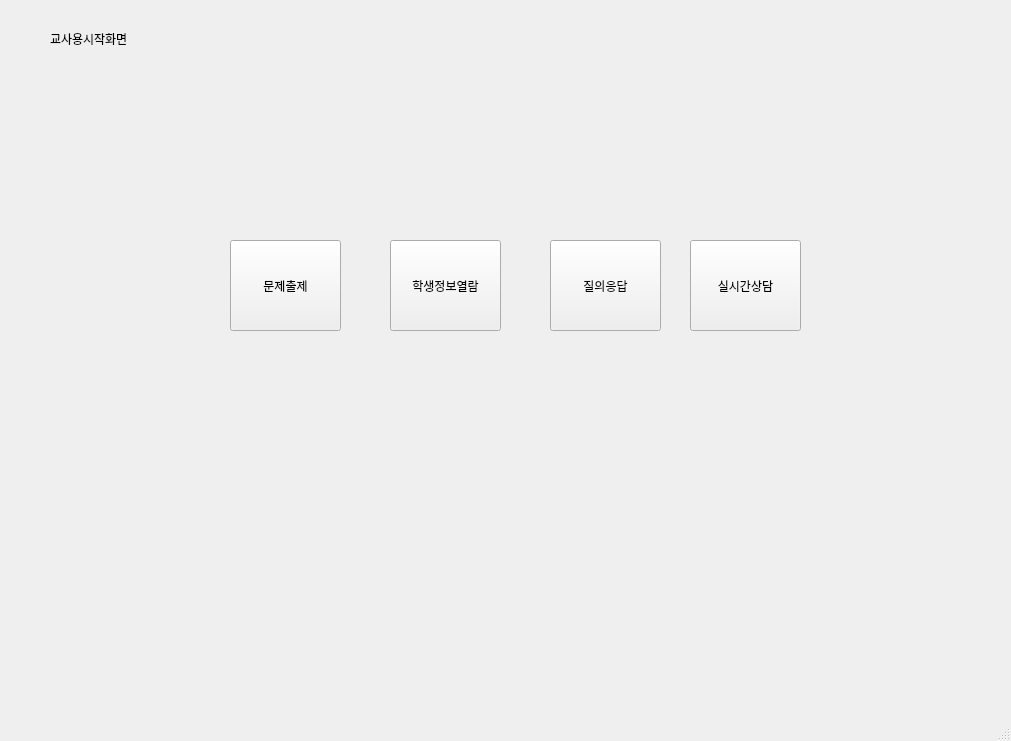
<?xml version="1.0" encoding="UTF-8"?>
<ui version="4.0">
 <class>MainWindow</class>
 <widget class="QMainWindow" name="MainWindow">
  <property name="geometry">
   <rect>
    <x>0</x>
    <y>0</y>
    <width>1011</width>
    <height>741</height>
   </rect>
  </property>
  <property name="windowTitle">
   <string>MainWindow</string>
  </property>
  <widget class="QWidget" name="centralwidget">
   <widget class="QStackedWidget" name="stackedWidget">
    <property name="geometry">
     <rect>
      <x>30</x>
      <y>20</y>
      <width>941</width>
      <height>641</height>
     </rect>
    </property>
    <property name="currentIndex">
     <number>0</number>
    </property>
    <widget class="QWidget" name="start_page">
     <widget class="QLabel" name="start_page_label">
      <property name="geometry">
       <rect>
        <x>20</x>
        <y>10</y>
        <width>101</width>
        <height>17</height>
       </rect>
      </property>
      <property name="text">
       <string>교사용시작화면</string>
      </property>
     </widget>
     <widget class="QPushButton" name="q_upload_btn">
      <property name="geometry">
       <rect>
        <x>200</x>
        <y>220</y>
        <width>111</width>
        <height>91</height>
       </rect>
      </property>
      <property name="text">
       <string>문제출제</string>
      </property>
     </widget>
     <widget class="QPushButton" name="s_info_btn">
      <property name="geometry">
       <rect>
        <x>360</x>
        <y>220</y>
        <width>111</width>
        <height>91</height>
       </rect>
      </property>
      <property name="text">
       <string>학생정보열람</string>
      </property>
     </widget>
     <widget class="QPushButton" name="qna_btn">
      <property name="geometry">
       <rect>
        <x>520</x>
        <y>220</y>
        <width>111</width>
        <height>91</height>
       </rect>
      </property>
      <property name="text">
       <string>질의응답</string>
      </property>
     </widget>
     <widget class="QPushButton" name="chat_btn">
      <property name="geometry">
       <rect>
        <x>660</x>
        <y>220</y>
        <width>111</width>
        <height>91</height>
       </rect>
      </property>
      <property name="text">
       <string>실시간상담</string>
      </property>
     </widget>
    </widget>
    <widget class="QWidget" name="q_upload_page">
     <widget class="QLabel" name="q_upload_label">
      <property name="geometry">
       <rect>
        <x>10</x>
        <y>10</y>
        <width>91</width>
        <height>17</height>
       </rect>
      </property>
      <property name="text">
       <string>문제출제화면</string>
      </property>
     </widget>
     <widget class="QPushButton" name="upload_back_btn">
      <property name="geometry">
       <rect>
        <x>800</x>
        <y>590</y>
        <width>101</width>
        <height>41</height>
       </rect>
      </property>
      <property name="text">
       <string>뒤로가기</string>
      </property>
     </widget>
     <widget class="QListWidget" name="q_list">
      <property name="geometry">
       <rect>
        <x>20</x>
        <y>60</y>
        <width>681</width>
        <height>451</height>
       </rect>
      </property>
     </widget>
     <widget class="QLineEdit" name="q_upload">
      <property name="geometry">
       <rect>
        <x>20</x>
        <y>520</y>
        <width>681</width>
        <height>41</height>
       </rect>
      </property>
     </widget>
    </widget>
    <widget class="QWidget" name="s_info_page">
     <widget class="QLabel" name="s_info_label">
      <property name="geometry">
       <rect>
        <x>10</x>
        <y>10</y>
        <width>91</width>
        <height>17</height>
       </rect>
      </property>
      <property name="text">
       <string>학생정보열람</string>
      </property>
     </widget>
     <widget class="QTextBrowser" name="s_info_browser">
      <property name="geometry">
       <rect>
        <x>30</x>
        <y>70</y>
        <width>681</width>
        <height>441</height>
       </rect>
      </property>
     </widget>
     <widget class="QPushButton" name="info_back_btn">
      <property name="geometry">
       <rect>
        <x>800</x>
        <y>590</y>
        <width>101</width>
        <height>41</height>
       </rect>
      </property>
      <property name="text">
       <string>뒤로가기</string>
      </property>
     </widget>
     <widget class="QLineEdit" name="s_info_inputname">
      <property name="geometry">
       <rect>
        <x>30</x>
        <y>530</y>
        <width>681</width>
        <height>41</height>
       </rect>
      </property>
     </widget>
    </widget>
    <widget class="QWidget" name="qna_page">
     <widget class="QLabel" name="qna_label">
      <property name="geometry">
       <rect>
        <x>10</x>
        <y>10</y>
        <width>91</width>
        <height>21</height>
       </rect>
      </property>
      <property name="text">
       <string>Q&amp;A 게시판</string>
      </property>
     </widget>
     <widget class="QTableWidget" name="qna_list">
      <property name="geometry">
       <rect>
        <x>20</x>
        <y>50</y>
        <width>884</width>
        <height>531</height>
       </rect>
      </property>
      <property name="minimumSize">
       <size>
        <width>884</width>
        <height>531</height>
       </size>
      </property>
      <property name="maximumSize">
       <size>
        <width>884</width>
        <height>16777215</height>
       </size>
      </property>
      <row>
       <property name="text">
        <string>1</string>
       </property>
      </row>
      <row>
       <property name="text">
        <string>2</string>
       </property>
      </row>
      <row>
       <property name="text">
        <string>3</string>
       </property>
      </row>
      <row>
       <property name="text">
        <string>4</string>
       </property>
      </row>
      <row>
       <property name="text">
        <string>5</string>
       </property>
      </row>
      <row>
       <property name="text">
        <string>6</string>
       </property>
      </row>
      <row>
       <property name="text">
        <string>7</string>
       </property>
      </row>
      <row>
       <property name="text">
        <string>8</string>
       </property>
      </row>
      <row>
       <property name="text">
        <string>9</string>
       </property>
      </row>
      <row>
       <property name="text">
        <string>10</string>
       </property>
      </row>
      <row>
       <property name="text">
        <string>11</string>
       </property>
      </row>
      <row>
       <property name="text">
        <string>12</string>
       </property>
      </row>
      <row>
       <property name="text">
        <string>13</string>
       </property>
      </row>
      <row>
       <property name="text">
        <string>14</string>
       </property>
      </row>
      <row>
       <property name="text">
        <string>15</string>
       </property>
      </row>
      <row>
       <property name="text">
        <string>16</string>
       </property>
      </row>
      <row>
       <property name="text">
        <string>17</string>
       </property>
      </row>
      <row>
       <property name="text">
        <string>18</string>
       </property>
      </row>
      <row>
       <property name="text">
        <string>19</string>
       </property>
      </row>
      <row>
       <property name="text">
        <string>20</string>
       </property>
      </row>
      <column>
       <property name="text">
        <string>학생 이름</string>
       </property>
      </column>
      <column>
       <property name="text">
        <string>질문 내용</string>
       </property>
      </column>
      <column>
       <property name="text">
        <string>답변</string>
       </property>
      </column>
     </widget>
     <widget class="QPushButton" name="qna_back_btn">
      <property name="geometry">
       <rect>
        <x>800</x>
        <y>590</y>
        <width>101</width>
        <height>41</height>
       </rect>
      </property>
      <property name="text">
       <string>뒤로가기</string>
      </property>
     </widget>
    </widget>
    <widget class="QWidget" name="chat_page">
     <widget class="QLabel" name="chat_label">
      <property name="geometry">
       <rect>
        <x>10</x>
        <y>10</y>
        <width>71</width>
        <height>17</height>
       </rect>
      </property>
      <property name="text">
       <string>실시간상담</string>
      </property>
     </widget>
     <widget class="QTextBrowser" name="chat_window">
      <property name="geometry">
       <rect>
        <x>30</x>
        <y>60</y>
        <width>671</width>
        <height>441</height>
       </rect>
      </property>
     </widget>
     <widget class="QPushButton" name="chat_back_btn">
      <property name="geometry">
       <rect>
        <x>800</x>
        <y>590</y>
        <width>101</width>
        <height>41</height>
       </rect>
      </property>
      <property name="text">
       <string>뒤로가기</string>
      </property>
     </widget>
     <widget class="QLineEdit" name="chat_input">
      <property name="geometry">
       <rect>
        <x>30</x>
        <y>520</y>
        <width>671</width>
        <height>41</height>
       </rect>
      </property>
     </widget>
    </widget>
   </widget>
  </widget>
  <widget class="QMenuBar" name="menubar">
   <property name="geometry">
    <rect>
     <x>0</x>
     <y>0</y>
     <width>1011</width>
     <height>28</height>
    </rect>
   </property>
  </widget>
  <widget class="QStatusBar" name="statusbar"/>
 </widget>
 <resources/>
 <connections/>
</ui>
